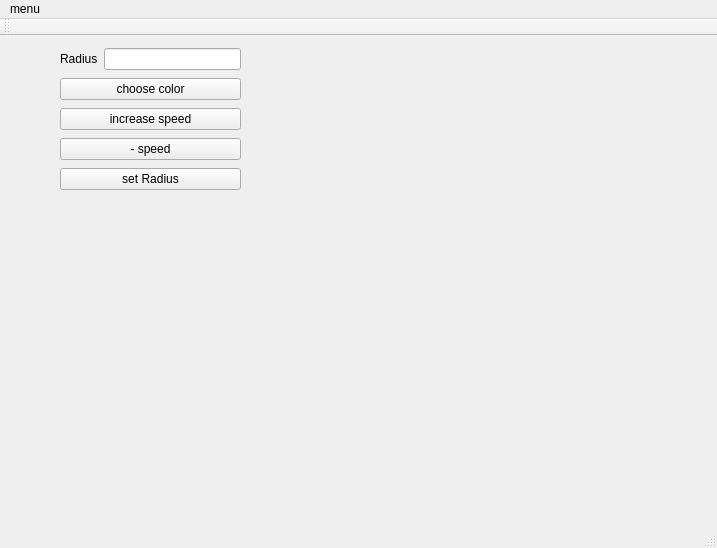
<?xml version="1.0" encoding="UTF-8"?>
<ui version="4.0">
 <class>MainWindow</class>
 <widget class="QMainWindow" name="MainWindow">
  <property name="geometry">
   <rect>
    <x>0</x>
    <y>0</y>
    <width>717</width>
    <height>548</height>
   </rect>
  </property>
  <property name="windowTitle">
   <string>MainWindow</string>
  </property>
  <widget class="QWidget" name="centralwidget">
   <widget class="QWidget" name="">
    <property name="geometry">
     <rect>
      <x>60</x>
      <y>10</y>
      <width>181</width>
      <height>146</height>
     </rect>
    </property>
    <layout class="QGridLayout" name="gridLayout">
     <item row="0" column="0">
      <widget class="QLabel" name="label">
       <property name="text">
        <string>Radius</string>
       </property>
      </widget>
     </item>
     <item row="1" column="0" colspan="2">
      <widget class="QPushButton" name="colorButton">
       <property name="text">
        <string>choose color</string>
       </property>
      </widget>
     </item>
     <item row="0" column="1">
      <widget class="QLineEdit" name="editRadius"/>
     </item>
     <item row="3" column="0" colspan="2">
      <widget class="QPushButton" name="increaseSpeedButton">
       <property name="text">
        <string>increase speed</string>
       </property>
      </widget>
     </item>
     <item row="4" column="0" colspan="2">
      <widget class="QPushButton" name="decreaseSpeedButton">
       <property name="text">
        <string>- speed</string>
       </property>
      </widget>
     </item>
     <item row="5" column="0" colspan="2">
      <widget class="QPushButton" name="setRadiusButton">
       <property name="text">
        <string>set Radius</string>
       </property>
      </widget>
     </item>
    </layout>
   </widget>
  </widget>
  <widget class="QMenuBar" name="menubar">
   <property name="geometry">
    <rect>
     <x>0</x>
     <y>0</y>
     <width>717</width>
     <height>21</height>
    </rect>
   </property>
   <widget class="QMenu" name="menumenu">
    <property name="title">
     <string>menu</string>
    </property>
    <addaction name="separator"/>
    <addaction name="actionSet_center"/>
    <addaction name="actionchoose_color"/>
    <addaction name="actionSetSpeed"/>
   </widget>
   <addaction name="menumenu"/>
  </widget>
  <widget class="QStatusBar" name="statusbar"/>
  <widget class="QToolBar" name="toolBar">
   <property name="windowTitle">
    <string>toolBar</string>
   </property>
   <attribute name="toolBarArea">
    <enum>TopToolBarArea</enum>
   </attribute>
   <attribute name="toolBarBreak">
    <bool>false</bool>
   </attribute>
  </widget>
  <action name="actionSet_center">
   <property name="text">
    <string>set center</string>
   </property>
  </action>
  <action name="actionchoose_color">
   <property name="text">
    <string>choose color</string>
   </property>
  </action>
  <action name="actionSetSpeed">
   <property name="text">
    <string>set speed</string>
   </property>
  </action>
 </widget>
 <resources/>
 <connections/>
</ui>
